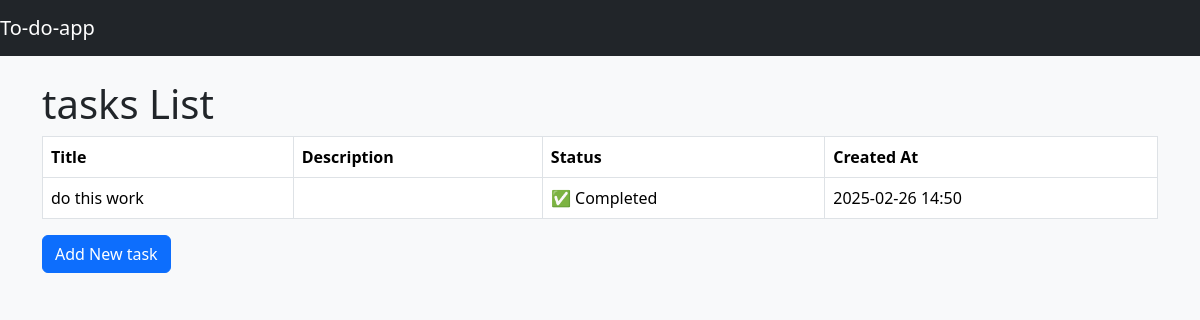
The app's page /, older data.
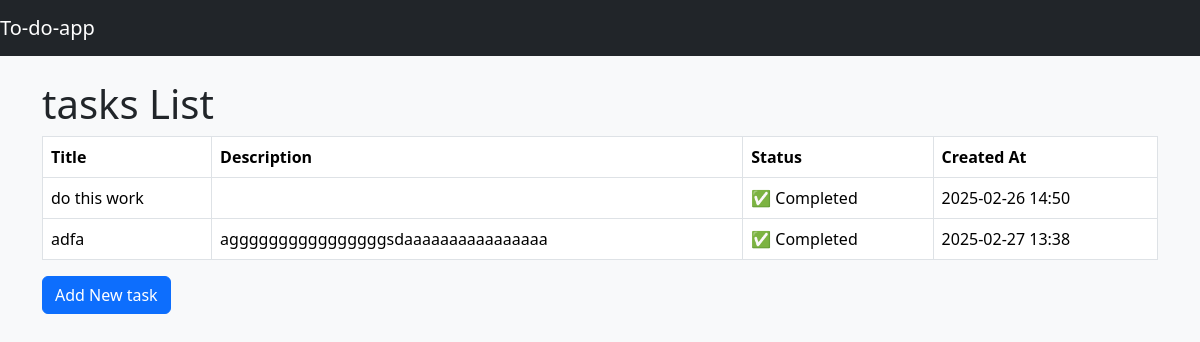
The same page, newer data.
### tasks/models.py (models this page shows)
class Task(models.Model):
    title = models.CharField(max_length=200)
    description = models.TextField()
    completed = models.BooleanField(default=False)
    created_at = models.DateTimeField(auto_now_add=True)
    def __str__ (self):
        return self.title

### tasks/views.py (the view)
# urls.py: path('', views.index, name='index'),
def index(request):
    task = Task.objects.all()  # Fetch all tasks
    print("Tasks from DB:", task)
    return render(request, 'tasks/task_list.html', {
        'task': task
    })

### tasks/templates/tasks/task_list.html (shortened to what this page needs)
{% extends 'base.html' %}
{% block content %}
<h1>tasks List</h1>
<table class="table table-bordered">
    <thead>
        <tr>
            <th>Title</th>
            <th>Description</th>
            <th>Status</th>
            <th>Created At</th>
        </tr>
    </thead>
    <tbody>
        {% for tasks in task %}
        <tr>
            <td>{{ tasks.title }}</td>
            <td>{{ tasks.description }}</td>
            <td>
                {% if tasks.completed %}
                    ✅ Completed
                {% else %}
                    ⏳ Pending
                {% endif %}
            </td>
            <td>{{ tasks.created_at|date:"Y-m-d H:i" }}</td>
        </tr>
        {% empty %}
        <tr>
            <td colspan="4">No tasks available.</td>
        </tr>
        {% endfor %}
    </tbody>
</table>
<a href="{% url 'create_task' %}" class="btn btn-primary">Add New task</a>
{% endblock %}

Row changes from the older to the newer data that the page shows:
added Task: title "adfa", description "aggggggggggggggggsdaaaaaaaaaaaaaaaa", completed "✅ Completed", created_at "2025-02-27 13:38"
